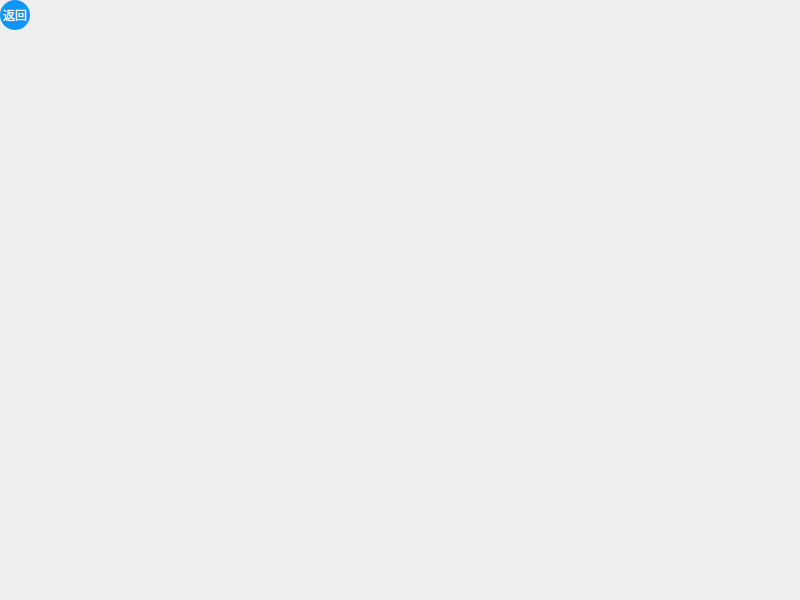
<?xml version="1.0" encoding="UTF-8"?>
<ui version="4.0">
 <class>picture10Dialog</class>
 <widget class="QDialog" name="picture10Dialog">
  <property name="geometry">
   <rect>
    <x>0</x>
    <y>0</y>
    <width>800</width>
    <height>600</height>
   </rect>
  </property>
  <property name="windowTitle">
   <string>Dialog</string>
  </property>
  <property name="styleSheet">
   <string notr="true">#picture10Dialog{border-image: url(:/scenery/iloveimg-resized (1)/xintaiyang.png);}</string>
  </property>
  <widget class="QPushButton" name="pushButton">
   <property name="geometry">
    <rect>
     <x>0</x>
     <y>0</y>
     <width>30</width>
     <height>30</height>
    </rect>
   </property>
   <property name="styleSheet">
    <string notr="true">QPushButton
{
    font-family:Microsoft Yahei;
    font:=10px;
    color:white;
    background-color:rgb(14 , 150 , 254);
    border-radius:15px;
    height:20px;
    width:20px;
}

QPushButton:hover
{
    background-color:rgb(44 , 137 , 255);
}

QPushButton:pressed
{
    background-color:rgb(14 , 150 , 254);
    padding-left:3px;
    padding-top:3px;
}</string>
   </property>
   <property name="text">
    <string>返回</string>
   </property>
  </widget>
 </widget>
 <resources/>
 <connections/>
</ui>
